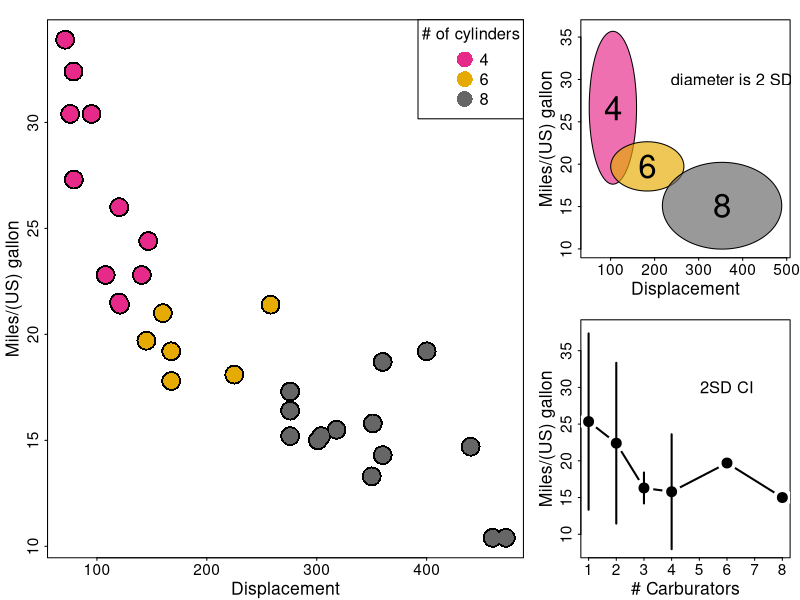

Here is the R script that generated this plot:
# Лев Мазаев
library(RColorBrewer)
mat <- matrix(c(1, 1, 1, 1, 2, 3), ncol = 3)
layout(mat)
par(tcl = -0.2, mgp = c(2, 0.5, 0), mar = c(3.2, 3.6, 1.5, 0.75),
    cex.lab = 1.6, cex.axis = 1.4)

# Первый график
cyls <- sort(unique(mtcars$cyl))
cylpalette <- brewer.pal(8, 'Dark2')
plot(mtcars$disp, mtcars$mpg,
     ylab = "Miles/(US) gallon", xlab = "Displacement",
     type = "p", cex = 4, lwd = 0, pch = 19
     )
for (i in cyls) {
  points(mtcars$disp[mtcars$cyl == i],
         mtcars$mpg[mtcars$cyl == i], 
         col = cylpalette[i],
         cex = 3.2, lwd = 0, pch = 19)
}
legend('topright', col = cylpalette[cyls], 
       legend = cyls,
       cex = 1.5, title = "# of cylinders", x.intersp = 0,
       pt.cex = 3.2, pch = 19, lwd = 0)
# Второй график
z <- seq(0, 2*pi, length.out = 200)
plot(mtcars$disp, mtcars$mpg,
     ylab = "Miles/(US) gallon", xlab = "Displacement",
     type = "n",
     ylim = c(10, 36), xlim = c(50, 490))
for (i in cyls) {
  polygon(x = mean(mtcars$disp[mtcars$cyl == i]) + 2*sd(mtcars$disp[mtcars$cyl == i])*cos(z),
          y = mean(mtcars$mpg[mtcars$cyl == i]) + 2*sd(mtcars$mpg[mtcars$cyl == i])*sin(z),
          col = paste0(cylpalette[i], "AA"))
  text(x = mean(mtcars$disp[mtcars$cyl == i]), 
       y = mean(mtcars$mpg[mtcars$cyl == i]),
       labels = i, cex = 3)
}
text(x = 375, y = 30, labels = "diameter is 2 SD", cex = 1.5)

# Третий график
carbs <- sort(unique(mtcars$carb))
meanmpg <- tapply(mtcars$mpg, mtcars$carb, mean)
sdmpg <- tapply(mtcars$mpg, mtcars$carb, sd)
plot(carbs, meanmpg,
     ylab = "Miles/(US) gallon", xlab = "# Carburators",
     ylim = c(8, 38), type = "l", lwd = 2)
points(carbs, meanmpg, cex = 3.6, pch = 19, col = "white")
points(carbs, meanmpg, cex = 2, pch = 19)
segments(carbs, meanmpg - 2*sdmpg,
         carbs, meanmpg + 2*sdmpg,
         lwd = 2)
text(x = 6, y = 30, labels = "2SD CI", cex = 1.5)